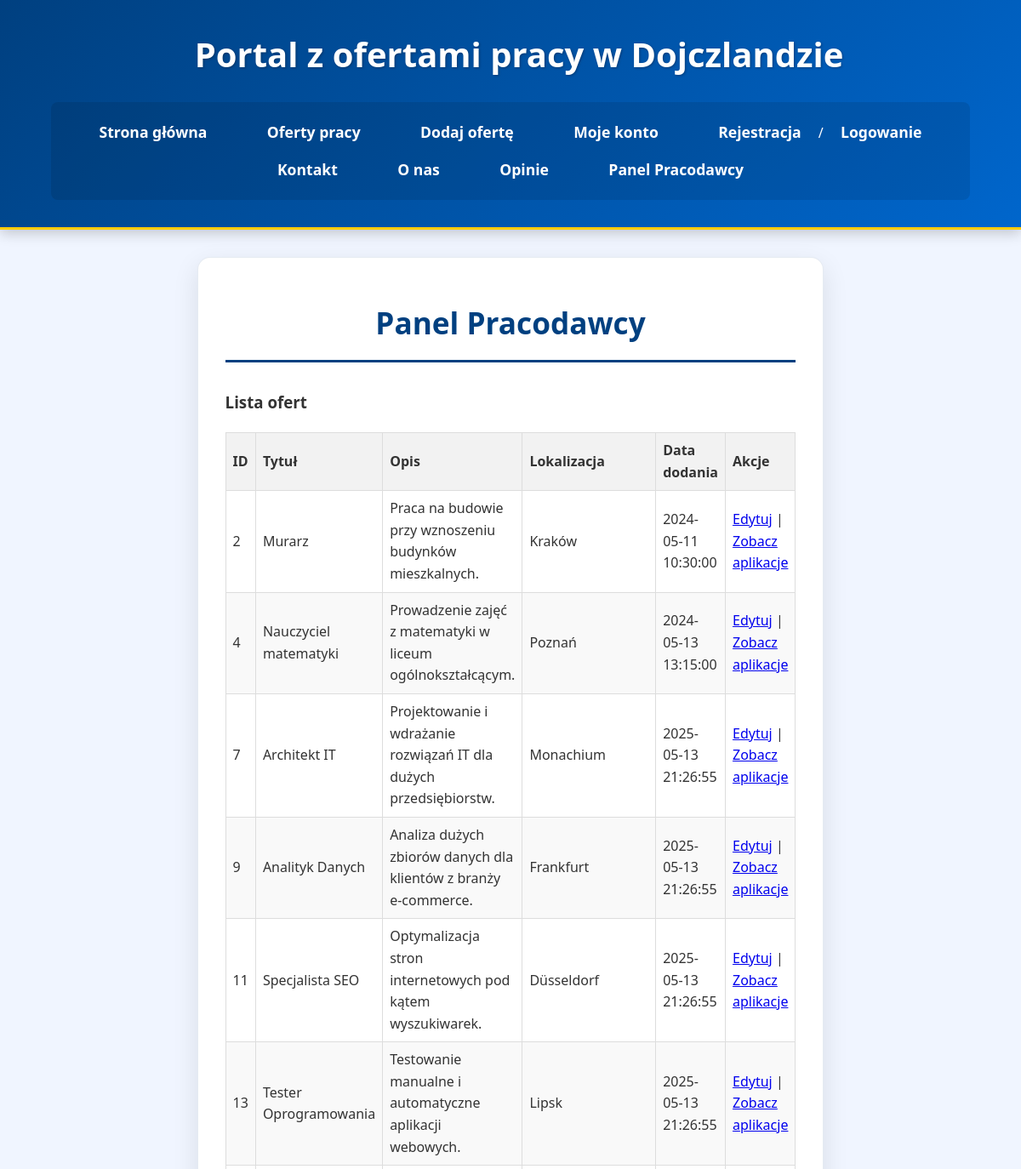
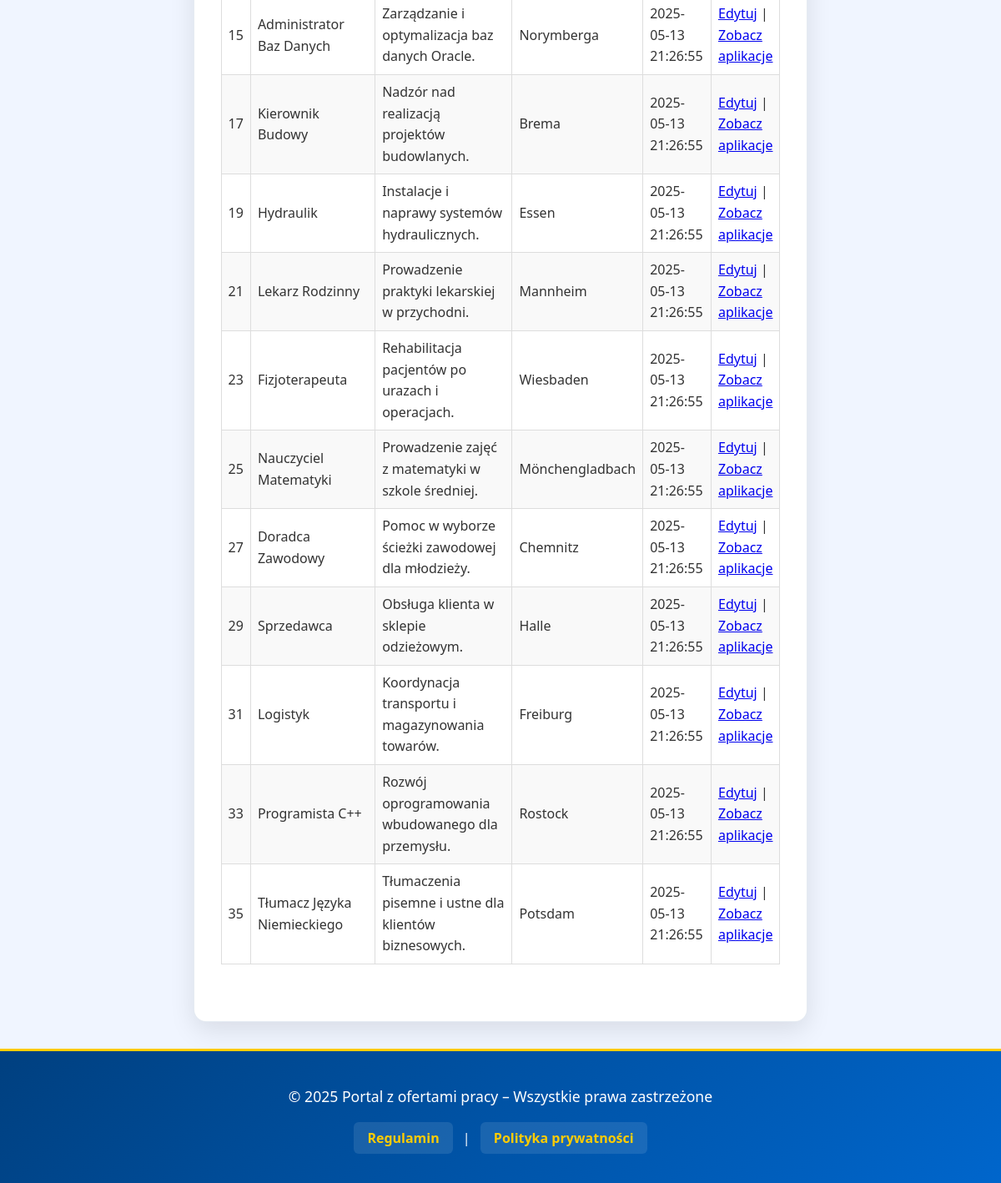
Page /panel_pracodawcy.php (signed in) on the committed database (2 pictures, top to bottom).
### tables this page shows
CREATE TABLE `oferty` (
  `id` int(11) NOT NULL,
  `tytul` varchar(255) NOT NULL,
  `opis` text NOT NULL,
  `firma` varchar(255) NOT NULL,
  `lokalizacja` varchar(255) DEFAULT NULL,
  `wynagrodzenie_min` decimal(10,2) DEFAULT NULL,
  `wynagrodzenie_max` decimal(10,2) DEFAULT NULL,
  `typ_pracy` enum('pełny etat','część etatu','tymczasowa','staż','praktyka','freelance') DEFAULT 'pełny etat',
  `zdalna` tinyint(1) DEFAULT 0,
  `termin_aplikacji` date DEFAULT NULL,
  `kategoria` varchar(100) DEFAULT NULL,
  `data_dodania` datetime DEFAULT current_timestamp(),
  `id_pracodawcy` int(11) NOT NULL
);

### panel_pracodawcy.php (the view, shortened to what this page needs)
<?php
require_once 'config.php';
$stmt = $conn->prepare("SELECT * FROM oferty WHERE id_pracodawcy = ?");
$stmt->bind_param("i", $_SESSION['user_id']);
$stmt->execute();
$result = $stmt->get_result();
?>
<!DOCTYPE html>
<html lang="pl">
<head>
    <link rel="stylesheet" href="styleindex.css">
</head>
<body>
<header>
    <h1>Portal z ofertami pracy w Dojczlandzie</h1>
    <nav>
        <ul>
            <li><a href="index.php">Strona główna</a></li>
            <li><a href="lista_ofert.php">Oferty pracy</a></li>
            <li><a href="dodaj_oferte.php">Dodaj ofertę</a></li>
            <li><a href="konto.php">Moje konto</a></li>
            <li><a href="rejestracja.php">Rejestracja</a> / <a href="logowanie.php">Logowanie</a></li>
            <li><a href="kontakt.php">Kontakt</a></li>
            <li><a href="o_nas.php">O nas</a></li>
            <li><a href="opinie.php">Opinie</a></li>
            <li><a href="panel_pracodawcy.php">Panel Pracodawcy</a></li>
        </ul>
    </nav>
</header>
<main>
    <h2>Panel Pracodawcy</h2>
    <h3>Lista ofert</h3>
    <table>
        <thead>
            <tr>
                <th>ID</th>
                <th>Tytuł</th>
                <th>Opis</th>
                <th>Lokalizacja</th>
                <th>Data dodania</th>
                <th>Akcje</th>
            </tr>
        </thead>
        <tbody>
            <?php
            if ($result->num_rows > 0) {
                while ($oferta = $result->fetch_assoc()) {
                    echo "<tr>
                            <td>{$oferta['id']}</td>
                            <td>{$oferta['tytul']}</td>
                            <td>{$oferta['opis']}</td>
                            <td>{$oferta['lokalizacja']}</td>
                            <td>{$oferta['data_dodania']}</td>
                            <td>
                                <a href='edytuj_oferte.php?id={$oferta['id']}'>Edytuj</a> |
                                <a href='aplikacje.php?id={$oferta['id']}'>Zobacz aplikacje</a>
                            </td>
                          </tr>";
                }
            } else {
                echo "<tr><td colspan='6'>Brak ofert.</td></tr>";
            }
            ?>
        </tbody>
    </table>
</main>
<footer>
    <p>&copy; 2025 Portal z ofertami pracy – Wszystkie prawa zastrzeżone</p>
    <a href="regulamin.php">Regulamin</a> | <a href="polityka_prywatnosci.php">Polityka prywatności</a>
</footer>
</body>
</html>

### styleindex.css (style rules this page uses)
* { margin: 0; padding: 0; box-sizing: border-box; }
body { font-family: 'Segoe UI', Roboto, Oxygen, Ubuntu, Cantarell, 'Open Sans', 'Helvetica Neue', sans-serif; background-color: #f0f5ff; color: #333; line-height: 1.6; min-height: 100vh; display: grid; grid-template-columns: 1fr 3fr 1fr; grid-template-areas: "header header header" "left main right" "footer footer footer"; }
header { grid-area: header; background: linear-gradient(135deg, #004080 0%, #0066cc 100%); color: #fff; padding: 2rem 0; text-align: center; box-shadow: 0 4px 15px rgba(0, 0, 0, 0.2); border-bottom: 3px solid #ffcc00; }
header h1 { margin-bottom: 1.5rem; font-size: 2.5rem; font-weight: 700; text-shadow: 1px 1px 3px rgba(0, 0, 0, 0.3); }
nav ul { list-style: none; padding: 0; margin: 1.5rem 0 0; display: flex; justify-content: center; flex-wrap: wrap; background-color: rgba(0, 0, 0, 0.1); padding: 0.8rem; border-radius: 8px; max-width: 90%; margin: 0 auto; }
nav ul li { margin: 0.5rem 1.2rem; }
nav ul li a { color: #fff; text-decoration: none; font-weight: 600; padding: 0.5rem 1rem; position: relative; transition: all 0.3s ease; font-size: 1.1rem; }
main { grid-area: main; padding: 3rem 2rem; margin: 2rem 0; background-color: #fff; border-radius: 15px; box-shadow: 0 10px 30px rgba(0, 0, 0, 0.1); border: 1px solid rgba(0, 64, 128, 0.1); }
main h2 { color: #004080; font-size: 2.2rem; margin-bottom: 2rem; padding-bottom: 1rem; border-bottom: 3px solid #004080; font-weight: 700; text-align: center; }
footer { grid-area: footer; text-align: center; padding: 2.5rem; background: linear-gradient(135deg, #004080 0%, #0066cc 100%); color: #fff; margin-top: auto; border-top: 3px solid #ffcc00; }
footer p { margin-bottom: 1.5rem; font-size: 1.1rem; }
footer a { color: #ffcc00; text-decoration: none; font-weight: 600; transition: all 0.3s ease; padding: 0.5rem 1rem; border-radius: 6px; background-color: rgba(255, 255, 255, 0.1); margin: 0 0.5rem; }
table { width: 100%; border-collapse: collapse; margin: 20px 0; }
th, td { border: 1px solid #dddddd; text-align: left; padding: 8px; }
th { background-color: #f2f2f2; }
tr:nth-child(even) { background-color: #f9f9f9; }
header h1 { display: inline-block; margin-left: 20px; vertical-align: middle; }

### rows in the picture
oferty: id "2", tytul "Murarz", opis "Praca na budowie przy wznoszeniu budynków mieszkalnych.", lokalizacja "Kraków", data_dodania "2024-05-11 10:30:00"
oferty: id "4", tytul "Nauczyciel matematyki", opis "Prowadzenie zajęć z matematyki w liceum ogólnokształcącym.", lokalizacja "Poznań", data_dodania "2024-05-13 13:15:00"
oferty: id "7", tytul "Architekt IT", opis "Projektowanie i wdrażanie rozwiązań IT dla dużych przedsiębiorstw.", lokalizacja "Monachium", data_dodania "2025-05-13 21:26:55"
oferty: id "9", tytul "Analityk Danych", opis "Analiza dużych zbiorów danych dla klientów z branży e-commerce.", lokalizacja "Frankfurt", data_dodania "2025-05-13 21:26:55"
oferty: id "11", tytul "Specjalista SEO", opis "Optymalizacja stron internetowych pod kątem wyszukiwarek.", lokalizacja "Düsseldorf", data_dodania "2025-05-13 21:26:55"
oferty: id "13", tytul "Tester Oprogramowania", opis "Testowanie manualne i automatyczne aplikacji webowych.", lokalizacja "Lipsk", data_dodania "2025-05-13 21:26:55"
oferty: id "15", tytul "Administrator Baz Danych", opis "Zarządzanie i optymalizacja baz danych Oracle.", lokalizacja "Norymberga", data_dodania "2025-05-13 21:26:55"
oferty: id "17", tytul "Kierownik Budowy", opis "Nadzór nad realizacją projektów budowlanych.", lokalizacja "Brema", data_dodania "2025-05-13 21:26:55"
oferty: id "19", tytul "Hydraulik", opis "Instalacje i naprawy systemów hydraulicznych.", lokalizacja "Essen", data_dodania "2025-05-13 21:26:55"
oferty: id "21", tytul "Lekarz Rodzinny", opis "Prowadzenie praktyki lekarskiej w przychodni.", lokalizacja "Mannheim", data_dodania "2025-05-13 21:26:55"
oferty: id "23", tytul "Fizjoterapeuta", opis "Rehabilitacja pacjentów po urazach i operacjach.", lokalizacja "Wiesbaden", data_dodania "2025-05-13 21:26:55"
oferty: id "25", tytul "Nauczyciel Matematyki", opis "Prowadzenie zajęć z matematyki w szkole średniej.", lokalizacja "Mönchengladbach", data_dodania "2025-05-13 21:26:55"
oferty: id "27", tytul "Doradca Zawodowy", opis "Pomoc w wyborze ścieżki zawodowej dla młodzieży.", lokalizacja "Chemnitz", data_dodania "2025-05-13 21:26:55"
oferty: id "29", tytul "Sprzedawca", opis "Obsługa klienta w sklepie odzieżowym.", lokalizacja "Halle", data_dodania "2025-05-13 21:26:55"
oferty: id "31", tytul "Logistyk", opis "Koordynacja transportu i magazynowania towarów.", lokalizacja "Freiburg", data_dodania "2025-05-13 21:26:55"
oferty: id "33", tytul "Programista C++", opis "Rozwój oprogramowania wbudowanego dla przemysłu.", lokalizacja "Rostock", data_dodania "2025-05-13 21:26:55"
oferty: id "35", tytul "Tłumacz Języka Niemieckiego", opis "Tłumaczenia pisemne i ustne dla klientów biznesowych.", lokalizacja "Potsdam", data_dodania "2025-05-13 21:26:55"
